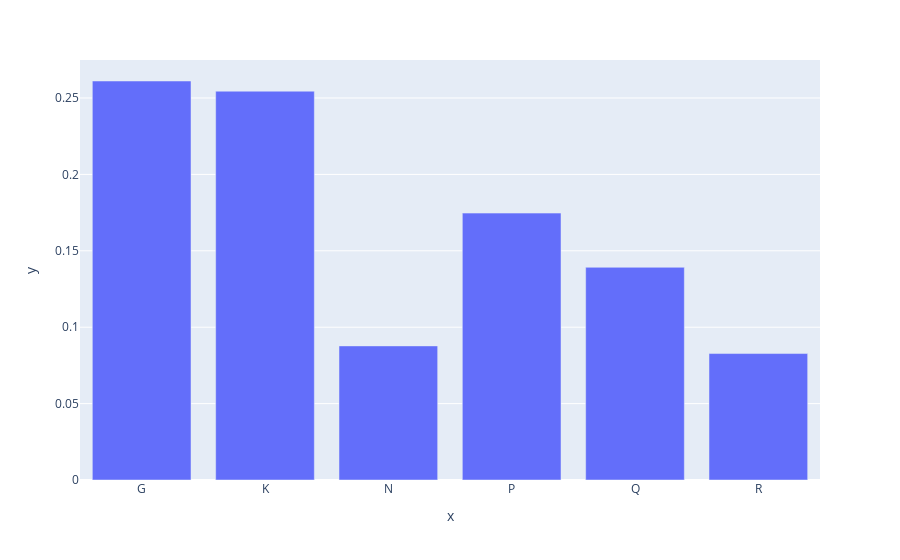

The notebook cell saved with this chart:
### Markdown cell above
We can create a bar chart of feature importances:

- `with px do bar using` a list containing
    - freestyle `x=` followed by `from X get columns`
    - freestyle `y=` followed by `from gradientBoostingClassifier get feature_importances_`

### Code cell
px.bar(x= (X.columns),y= (gradientBoostingClassifier.feature_importances_))

#<xml xmlns="https://developers.google.com/blockly/xml"><variables><variable id="+yh,Zg{hON]zy6D~.rH#">px</variable><variable id="_z/H/tTnOYS1Lla2~;*0">X</variable><variable id="rl*Wd%J:ec{~yZp{G@:l">gradientBoostingClassifier</variable></variables><block type="varDoMethod" id="!z5]f`%X4n*T=0{-(aa(" x="171" y="29"><mutation items="2"></mutation><field name="VAR" id="+yh,Zg{hON]zy6D~.rH#">px</field><field name="MEMBER">bar</field><data>px:bar</data><value name="ADD0"><block type="valueOutputCodeBlock" id="5iDC;p!Cxmvn$bS*.Yb+"><field name="CODE">x=</field><value name="INPUT"><block type="varGetProperty" id="3;3ex|9)ALW`;H*Mzqn("><field name="VAR" id="_z/H/tTnOYS1Lla2~;*0">X</field><field name="MEMBER">columns</field><data>X:columns</data></block></value></block></value><value name="ADD1"><block type="valueOutputCodeBlock" id="i2JEpgOR:{=LV|8hNES,"><field name="CODE">y=</field><value name="INPUT"><block type="varGetProperty" id="(VE^}|i@aIT/cl3vZO}e"><field name="VAR" id="rl*Wd%J:ec{~yZp{G@:l">gradientBoostingClassifier</field><field name="MEMBER">feature_importances_</field><data>gradientBoostingClassifier:feature_importances_</data></block></value></block></value></block></xml>

### Figure 1 — Plotly figure (JSON) as saved in the notebook; plotly's stock layout.template omitted (floating-point values rounded to 4 significant figures)
{"data": [{"hovertemplate": "x=%{x}<br>y=%{y}<extra></extra>", "legendgroup": "", "marker": {"color": "#636efa", "pattern": {"shape": ""}}, "name": "", "orientation": "v", "showlegend": false, "textposition": "auto", "type": "bar", "x": ["G", "K", "N", "P", "Q", "R"], "xaxis": "x", "y": [0.2611, 0.2545, 0.08777, 0.1747, 0.1392, 0.08275], "yaxis": "y"}], "layout": {"barmode": "relative", "legend": {"tracegroupgap": 0}, "margin": {"t": 60}, "xaxis": {"anchor": "y", "domain": [0, 1], "title": {"text": "x"}}, "yaxis": {"anchor": "x", "domain": [0, 1], "title": {"text": "y"}}}}
